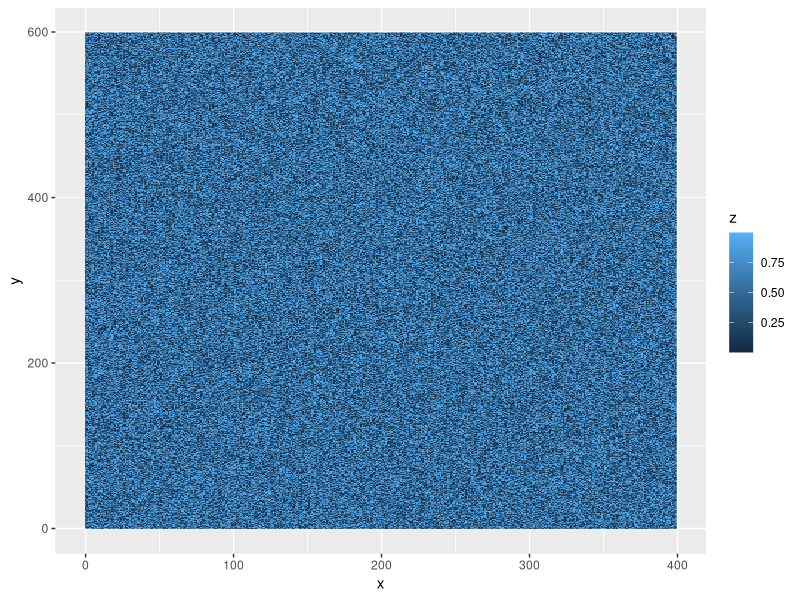
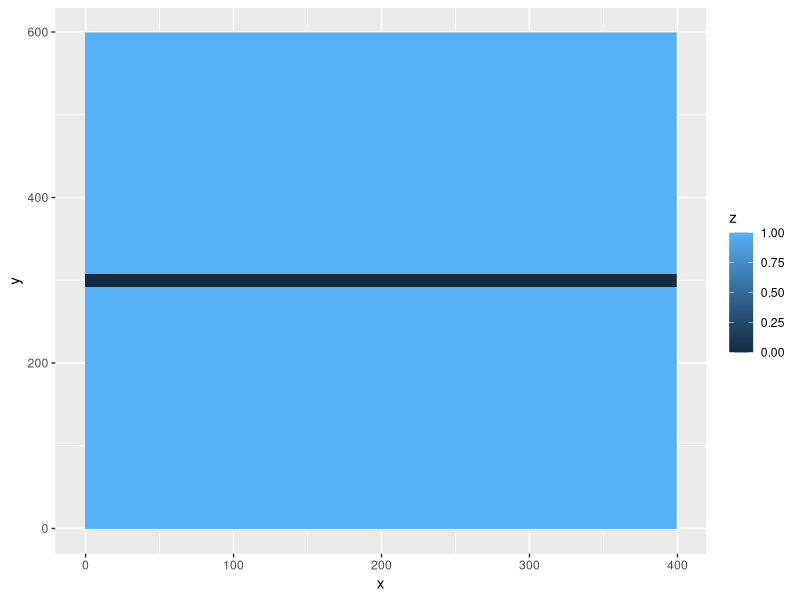
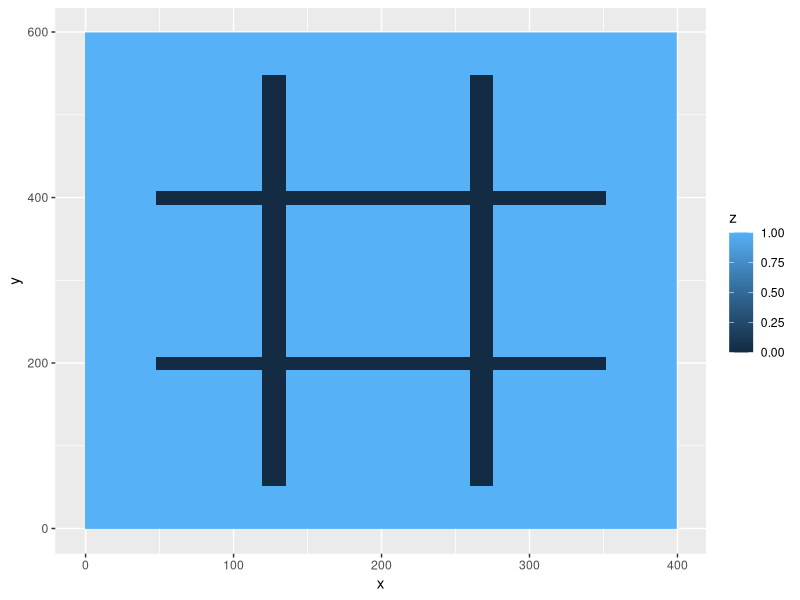

Recreate these plots in R, in order.
## ---- chunk 1
install.packages("tidyverse")
library(ggplot2)
## ---- chunk 2
df <- expand.grid(x = 0:399, y = 0:599)
df$z <- runif(nrow(df))
ggplot(df, aes(x, y, fill = z)) + geom_raster()
## ---- chunk 3
df <- expand.grid(x = 0:399, y = 0:599)
df$z <- 1
# using test input {“0 292 399 307”}
df$z[df$x >= 0 & df$x <= 399 & df$y >= 292 & df$y <= 307] <- 0
ggplot(df, aes(x, y, fill = z)) + geom_raster()
## ---- chunk 4
#area of top
(599-307) * 400
#area of bottom
(292-0) * 400
## ---- chunk 5
setBarren <- function(df, barren_lands){
  for (bString in barren_lands){
    b <- unlist(strsplit(bString,"[ ]")) #split on spaces
    b <- as.numeric(b)                   #convert string to numbers
    df$z[df$x >= b[1] & df$x <= b[3] & df$y >= b[2] & df$y <= b[4]] <- 0
  }
  return(df)
}

# reset our grid
df <- expand.grid(x = 0:399, y = 0:599)
df$z <- 1
df <- setBarren(df, c("48 192 351 207", "48 392 351 407", "120 52 135 547", "260 52 275 547"))
ggplot(df, aes(x, y, fill = z)) + geom_raster()
